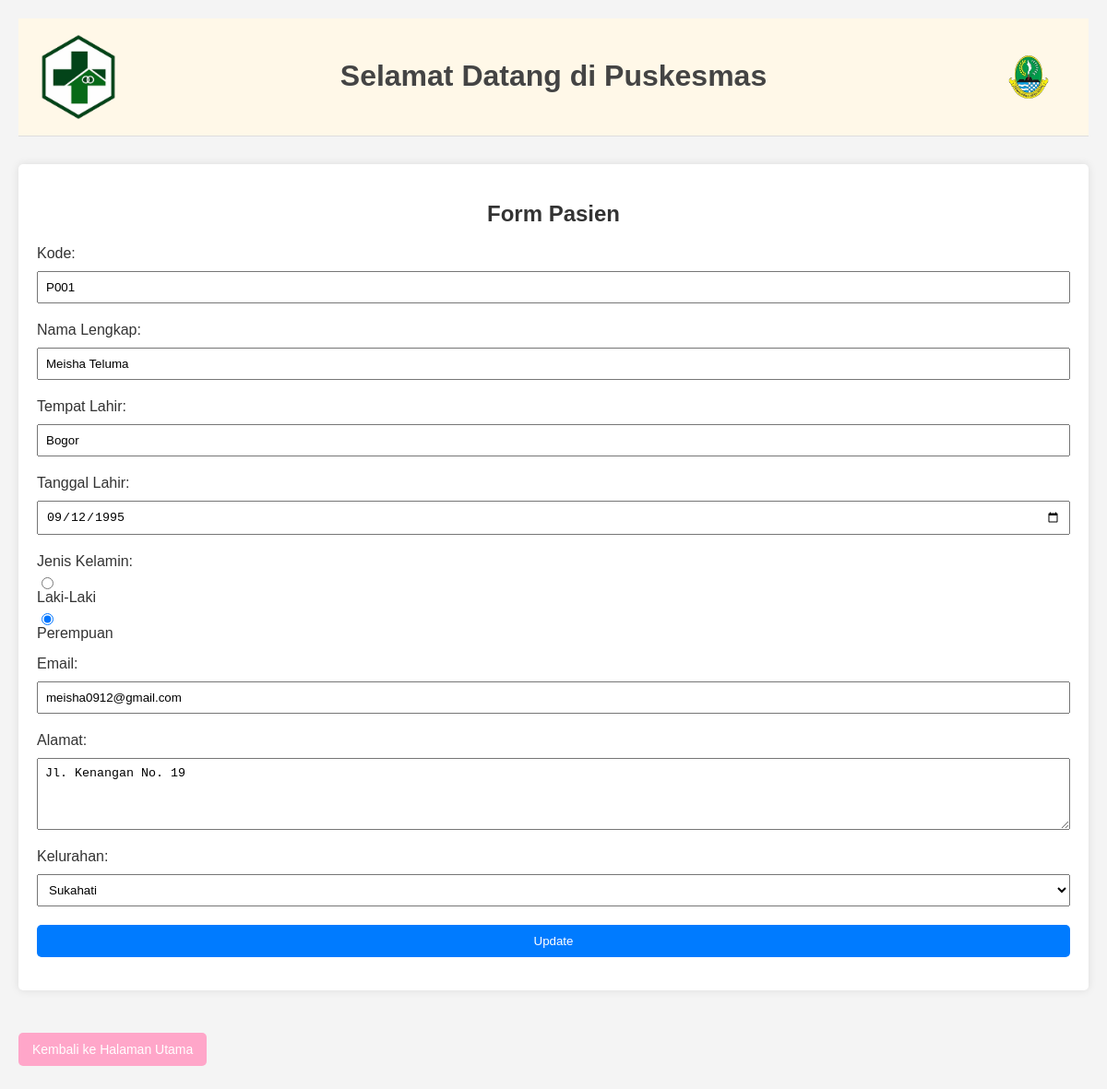
Screenshot of /index.php?hal=tambah-pasien&id=1 with the database file from the repository.
### tables this page shows
CREATE TABLE `pasien` (
  `id` int(11) NOT NULL,
  `kode` varchar(20) NOT NULL,
  `nama` varchar(45) NOT NULL,
  `tmp_lahir` varchar(30) NOT NULL,
  `tgl_lahir` date DEFAULT NULL,
  `gender` char(1) DEFAULT NULL,
  `email` varchar(100) DEFAULT NULL,
  `alamat` varchar(100) DEFAULT NULL,
  `klurahan_id` int(11) DEFAULT NULL
);

CREATE TABLE `klurahan` (
  `id` int(11) NOT NULL,
  `nama_kelurahan` varchar(100) NOT NULL
);

### form_pasien.php (the view, shortened to what this page needs)
<?php
require_once 'dbkoneksi.php';
if (isset($_GET['id'])) {
    $_idx = $_GET['id'];
    $sql = "SELECT * FROM pasien WHERE id=?";
    $st = $dbh->prepare($sql);
    $st->execute([$_idx]);
    $row = $st->fetch(PDO::FETCH_OBJ);
    $tombol = "Update";
} else {
    $tombol = "Simpan";
}
?>
<!DOCTYPE html>
<html lang="id">
<head>
</head>
<body>
<div class="container">
    <h2>Form Pasien</h2>
    <form action="proses_pasien.php" method="post">
        <div class="form-group">
            <label for="kode">Kode:</label>
            <input type="text" id="kode" name="kode" value="<?= isset($row) ? htmlspecialchars($row->kode) : ''; ?>" required>
        </div>
        <div class="form-group">
            <label for="nama">Nama Lengkap:</label>
            <input type="text" id="nama" name="nama" value="<?= isset($row) ? htmlspecialchars($row->nama) : ''; ?>" required>
        </div>
        <div class="form-group">
            <label for="tempat_lahir">Tempat Lahir:</label>
            <input type="text" id="tempat_lahir" name="tmp_lahir" value="<?= isset($row) ? htmlspecialchars($row->tmp_lahir) : ''; ?>" required>
        </div>
        <div class="form-group">
            <label for="tanggal_lahir">Tanggal Lahir:</label>
            <input type="date" id="tanggal_lahir" name="tgl_lahir" value="<?= isset($row) ? htmlspecialchars($row->tgl_lahir) : ''; ?>" required>
        </div>
        <div class="form-group">
            <label>Jenis Kelamin:</label>
            <input type="radio" id="laki_laki" name="gender" value="Laki-Laki" <?= (isset($row) && $row->gender == 'L') ? 'checked' : ''; ?> required>
            <label for="laki_laki">Laki-Laki</label>
            <input type="radio" id="perempuan" name="gender" value="Perempuan" <?= (isset($row) && $row->gender == 'P') ? 'checked' : ''; ?> required>
            <label for="perempuan">Perempuan</label>
        </div>
        <div class="form-group">
            <label for="email">Email:</label>
            <input type="email" id="email" name="email" value="<?= isset($row) ? htmlspecialchars($row->email) : ''; ?>" required>
        </div>
        <div class="form-group">
            <label for="alamat">Alamat:</label>
            <textarea id="alamat" name="alamat" rows="4" required><?= isset($row) ? htmlspecialchars($row->alamat) : ''; ?></textarea>
        </div>
        <div class="form-group">
            <label for="kelurahan">Kelurahan:</label>
            <select name="kelurahan" id="kelurahan" required>
                <?php
                    $sql = "SELECT * FROM klurahan";
                    $st = $dbh->prepare($sql);
                    $st->execute();
                    $kelurahans = $st->fetchAll(PDO::FETCH_OBJ);
                    foreach ($kelurahans as $kel) {
                        echo '<option value="' . htmlspecialchars($kel->id) . '" ' . (isset($row) && $row->klurahan_id == $kel->id ? 'selected' : '') . '>' . htmlspecialchars($kel->nama_kelurahan) . '</option>';
                    }
                ?>
            </select>
        </div>
        <button type="submit"><?= htmlspecialchars($tombol); ?></button>
    </form>
</div>
</body>
</html>

### index.php (style rules this page uses)
body { font-family: Arial, sans-serif; margin: 0; padding: 0; background-color: #C2C3F5; color: #333; }

### form_pasien.php (style rules this page uses)
body { font-family: Arial, sans-serif; background-color: #f4f4f4; margin: 0; padding: 20px; }
.container { background: #fff; padding: 20px; border-radius: 5px; box-shadow: 0 0 10px rgba(0, 0, 0, 0.1); }
h2 { text-align: center; }
.form-group { margin-bottom: 15px; }
label { display: block; margin-bottom: 5px; }
input[type="text"], input[type="date"], input[type="email"], textarea, select { width: 100%; padding: 8px; margin: 5px 0; box-sizing: border-box; }
input[type="radio"] { margin-right: 5px; }
button { background-color: #007bff; color: white; padding: 10px; border: none; border-radius: 5px; cursor: pointer; width: 100%; }

### rows the page displays
pasien: kode "P001", nama "Meisha Teluma", tmp_lahir "Bogor", tgl_lahir "09/12/1995", gender "☐ Laki-Laki", gender "☑ Perempuan", email "meisha0912@gmail.com", alamat "Jl. Kenangan No. 19", kelurahan "Sukahati"

### other values shown
$tombol "Update"
